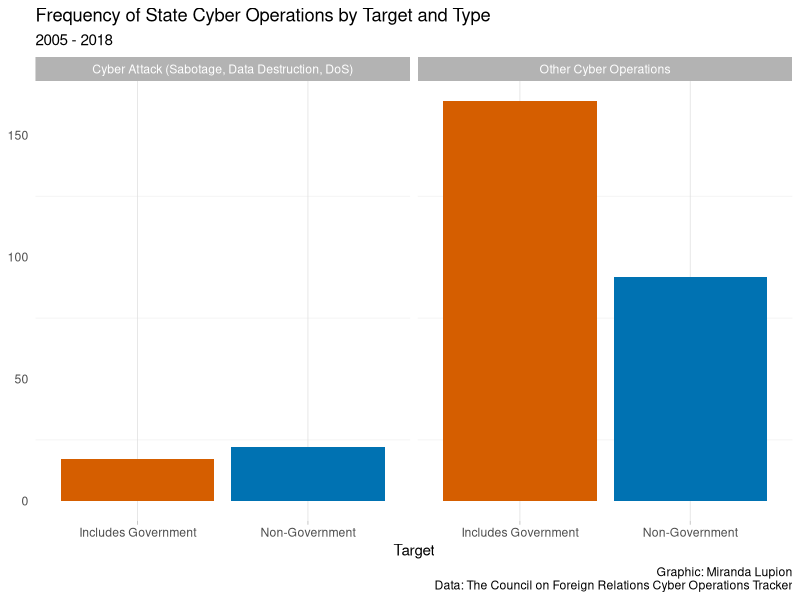

This chart was generated by the following R code:
library(readr)
library(tidyverse)
library(ggrepel)
library(stringr)

data_raw <- read_csv("export-incidents.csv")

data_raw$Category <- as.factor(str_to_title(data_raw$Category))

data_target <- data_raw %>%
  select(Category, Type) %>%
  drop_na() %>%
  group_by(Category, Type) %>%
  mutate(gov = 
           case_when(
             Category %in% c("Government", "Government, Civil Society", 
                            "Government, Civil Society, Private Sector", 
                            "Government, Military", "Government, Private Sector",
                            "Military", "Military, Civil Society", 
                            "Military, Private Sector",
                            "Government, Military, Private Sector") ~ "Includes Government",
             Category %in% c("Civil Society", "Civil Society, Private Sector",
                             "Private Sector") ~ "Non-Government"),
         
         attack_y_n = 
           case_when(Type %in% c("Sabotage", "Data destruction", "Denial of service") ~ 
                       "Cyber Attack (Sabotage, Data Destruction, DoS)",
                     Type %in% c("Defacement", "Doxing", "Espionage") ~ "Other Cyber Operations")) %>%
  drop_na()


ggplot(data_target, aes(x = gov, fill = gov)) +
  
  geom_bar() +
  
  facet_wrap(~attack_y_n) +
  
  theme_light() +
  theme(
    panel.grid.major.y = element_blank(),
    panel.border = element_blank(),
    axis.ticks.y = element_blank()) +
  
  labs(title="Frequency of State Cyber Operations by Target and Type ", 
       subtitle = "2005 - 2018",
       caption="Graphic: Miranda Lupion
       Data: The Council on Foreign Relations Cyber Operations Tracker",
       x = "Target",
       y = NULL) + 
  # scale_fill_discrete(guide=FALSE) +
  scale_fill_manual(guide=FALSE, values = c("Includes Government" = "#D55E00", "Non-Government" = "#0072B2"))

  